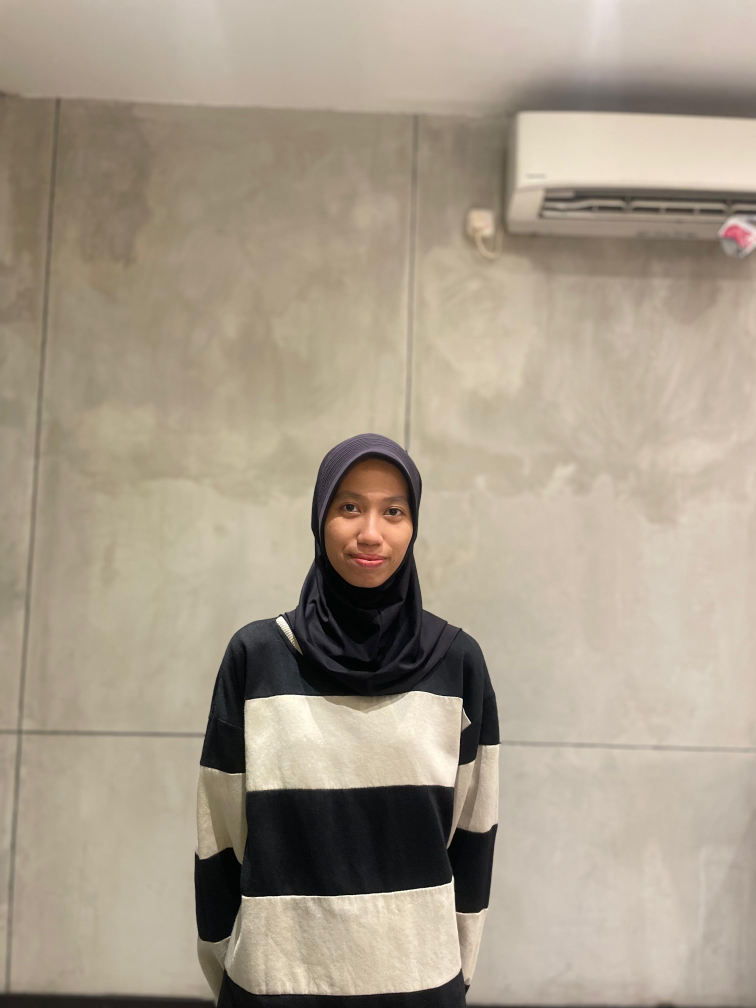
#> input picture Deteksi Tepi Pola Objek_PC_202231102_Maurien Andriesta_B/maurinn.jpg, 3024 x 4032 px (shown at 1/4 size)
$ jupyter execute 'UAS Prak_202231102_Maurien Andriesta.ipynb'
#> lines starting #> are read from the running program, lines starting #| are printed output that depends on the picture; after the words box and inside, x2 and y2 are one past the last pixel; in counts of white or black regions, pixels touching at a corner belong together
[cell 1]
import cv2
import numpy as np
import matplotlib.pyplot as plt

[cell 2]
# Membaca gambar dari file
img = cv2.imread('maurinn.jpg')
#> img is the input picture: shape (4032, 3024, 3); mean B, G, R 139.4, 156.7, 168.7

# Mengubah ukuran gambar menjadi tinggi 1400 piksel
height = 1400
aspect_ratio = height / img.shape[0]
#> aspect_ratio = 0.347
new_width = int(img.shape[1] * aspect_ratio)
#> new_width = 1050
img_resized = cv2.resize(img, (new_width, height))

# Konversi gambar ke warna RGB
img_rgb = cv2.cvtColor(img_resized, cv2.COLOR_BGR2RGB)

# Membuat variabel edges untuk menampung hasil canny (deteksi tepi) dari variabel img
edges = cv2.Canny(img_resized, 100, 150)
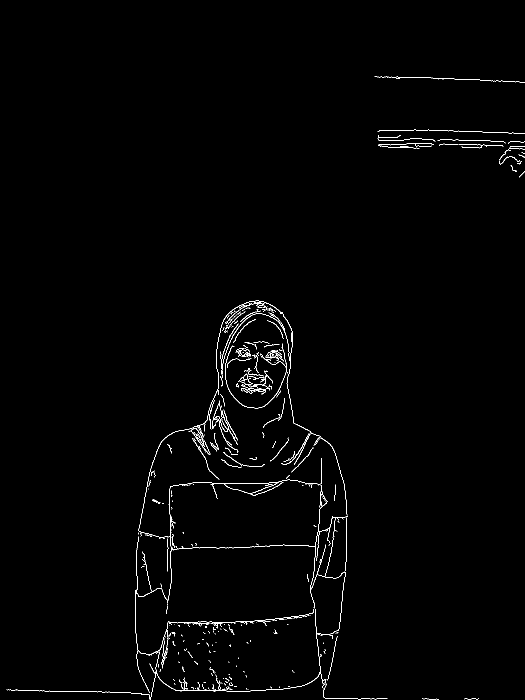
#> edges: shape (1400, 1050) (shown at 1/2 size); 0.95% white in thin lines or dots, all inside (x1, y1, x2, y2) = (13, 153, 1050, 1400)

# Menggunakan tampilan matplotlib
fig, axs = plt.subplots(1, 2, figsize=(15, 5))

# Sebagai fungsi numpy untuk konversi array menjadi flat array
ax = axs.ravel()

# Tampilan asli
ax[0].imshow(img_rgb)
ax[0].set_title("Original Image")

# Tampilan edges
ax[1].imshow(edges, cmap='gray')
ax[1].set_title("Canny Edge Detection")

# Menampilkan hasil
plt.show()
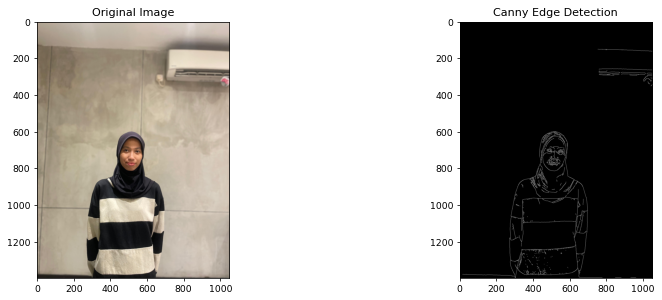
#> figure drawn by matplotlib, 2 panels

[cell 3]
import cv2
import matplotlib.pyplot as plt

# Membaca gambar dari file
img = cv2.imread('maurinn.jpg')

# Mengubah ukuran gambar menjadi tinggi 1400 piksel
height = 1400
aspect_ratio = height / img.shape[0]
new_width = int(img.shape[1] * aspect_ratio)
img_resized = cv2.resize(img, (new_width, height))

# Konversi gambar ke warna RGB
img_rgb = cv2.cvtColor(img_resized, cv2.COLOR_BGR2RGB)

# Membuat variabel edges untuk menampung hasil canny (deteksi tepi) dari variabel img
edges = cv2.Canny(img_resized, 100, 150)

# Menemukan kontur dalam peta tepi
contours, _ = cv2.findContours(edges, cv2.RETR_EXTERNAL, cv2.CHAIN_APPROX_SIMPLE)
#> contours = 402 contours, 384 with area under 20; largest, box (x1, y1, x2, y2) and area: (277, 601, 775, 1399) 38394, (443, 625, 579, 756) 86, (450, 687, 574, 817) 70, (429, 832, 477, 906) 51, (383, 856, 409, 894) 49

# Membuat salinan dari gambar asli untuk menggambar kontur
contour_image = img_resized.copy()

# Menggambar kontur pada salinan gambar
cv2.drawContours(contour_image, contours, -1, (0, 255, 0), 2)
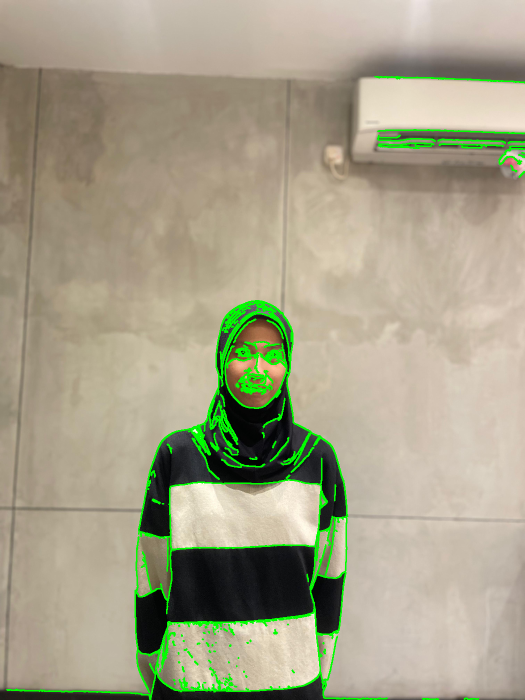
#> contour_image: shape (1400, 1050, 3) (shown at 1/2 size); mean B, G, R 136.7, 161.1, 165.2

# Menggunakan tampilan matplotlib
fig, axs = plt.subplots(1, 3, figsize=(15, 5))

# Sebagai fungsi numpy untuk konversi array menjadi flat array
ax = axs.ravel()

# Tampilan asli
ax[0].imshow(img_rgb)
ax[0].set_title("Original Image")
ax[0].axis('off')

# Tampilan edges
ax[1].imshow(edges, cmap='gray')
ax[1].set_title("Canny Edge Detection")
ax[1].axis('off')

# Tampilan kontur
ax[2].imshow(cv2.cvtColor(contour_image, cv2.COLOR_BGR2RGB))
ax[2].set_title("Contours Detection")
ax[2].axis('off')

# Menampilkan hasil
plt.show()
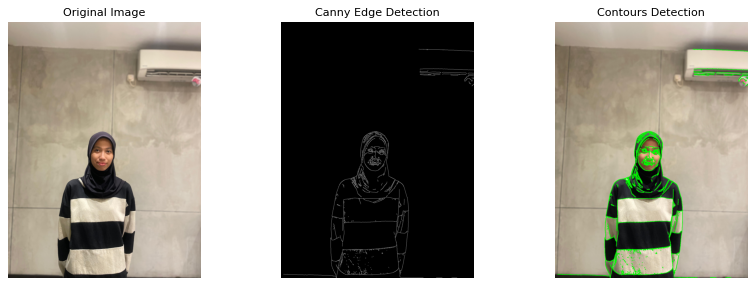
#> figure drawn by matplotlib, 3 panels
